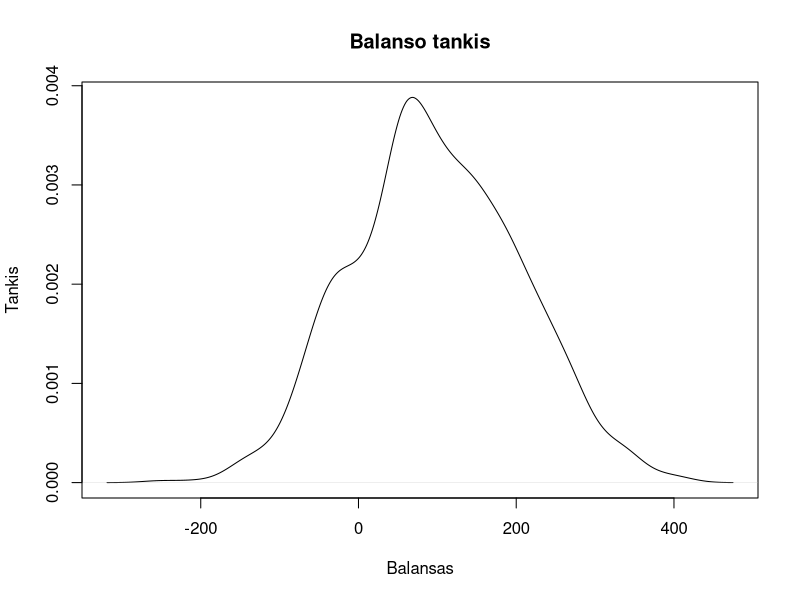
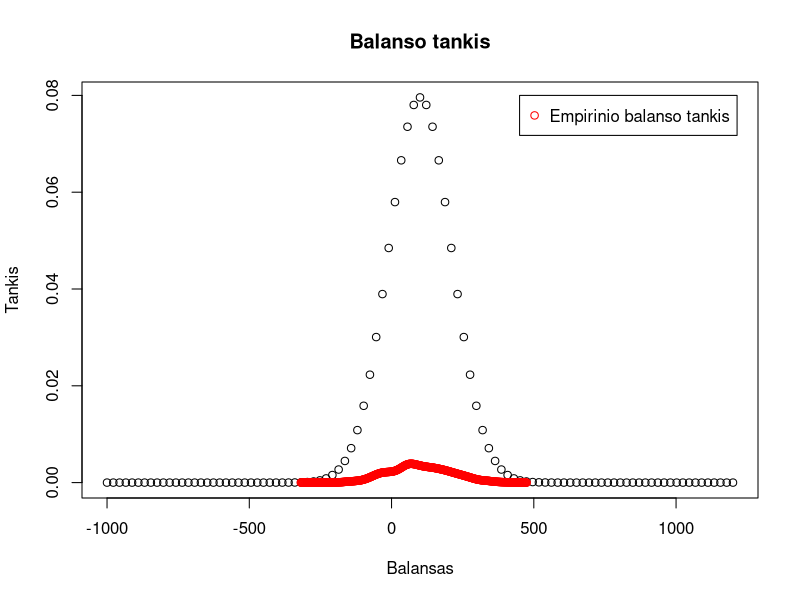

Write R code to recreate these figures, in order.
## ---- chunk 1
knitr::opts_chunk$set(echo = TRUE)
## ---- chunk 2
n = 1000
balansas1 <- replicate(n, sum(sample(c(-10, 12), 100, prob=c(0.5, 0.5), TRUE)))
## ---- chunk 3
teigiamas1 <- balansas1 > 0
## ---- chunk 4
tikimybe1 <- sum(teigiamas1)/n
tikimybe1
## ---- chunk 5
herbai <- 0:100 #herbu skaicius
balansas <- replicate(100,0)
for (i in 1:101){
  balansas[i] = herbai[i]*12-(100-herbai[i])*10
}
balansas #galimi variantai
## ---- chunk 6
teigiamas <- balansas > 0
sum(!teigiamas)
herbai[46]
## ---- chunk 7
tikimybe <- pbinom(45, 100, 0.5, lower.tail=FALSE)
tikimybe
tikimybe1 #empirine tikimybe
## ---- chunk 8
quantile(balansas1, c(0.025,0.975))
quantile(balansas, c(0.025,0.975))
## ---- chunk 9
plot(density(balansas1), main="Balanso tankis", xlab="Balansas", ylab="Tankis")
## ---- chunk 10
tankis <- dbinom(herbai, 100, prob=0.5)
plot(balansas, tankis, main="Balanso tankis", xlab="Balansas", ylab="Tankis")
points(density(balansas1), col="red")
legend(450, 0.08, "Empirinio balanso tankis", col="red", pch=1)
